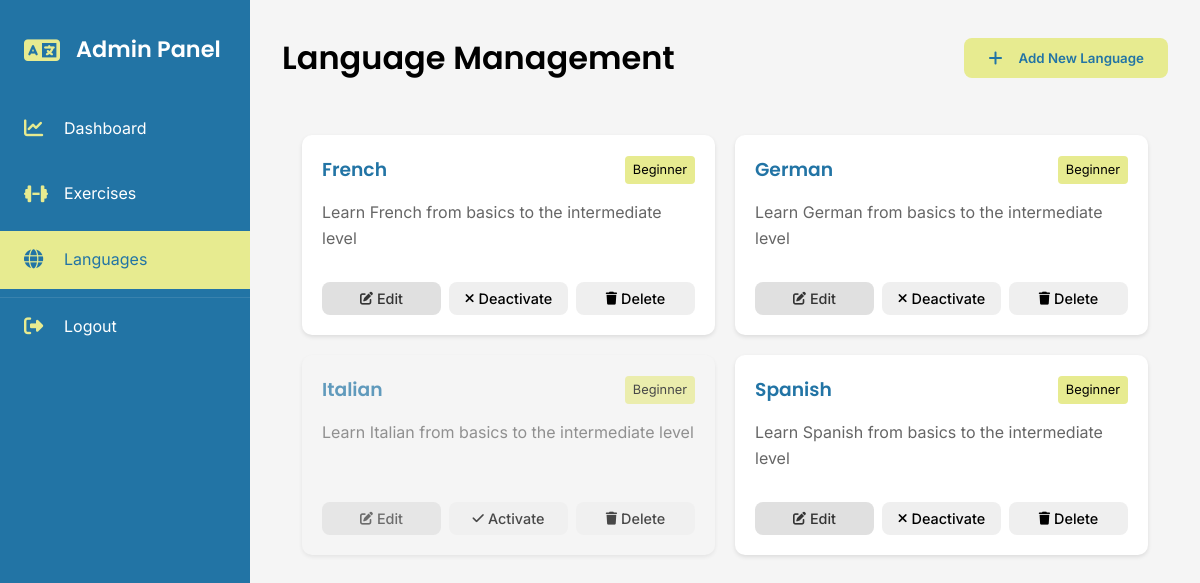
Page /view/admin/languages.php (signed in) on the earlier database version.
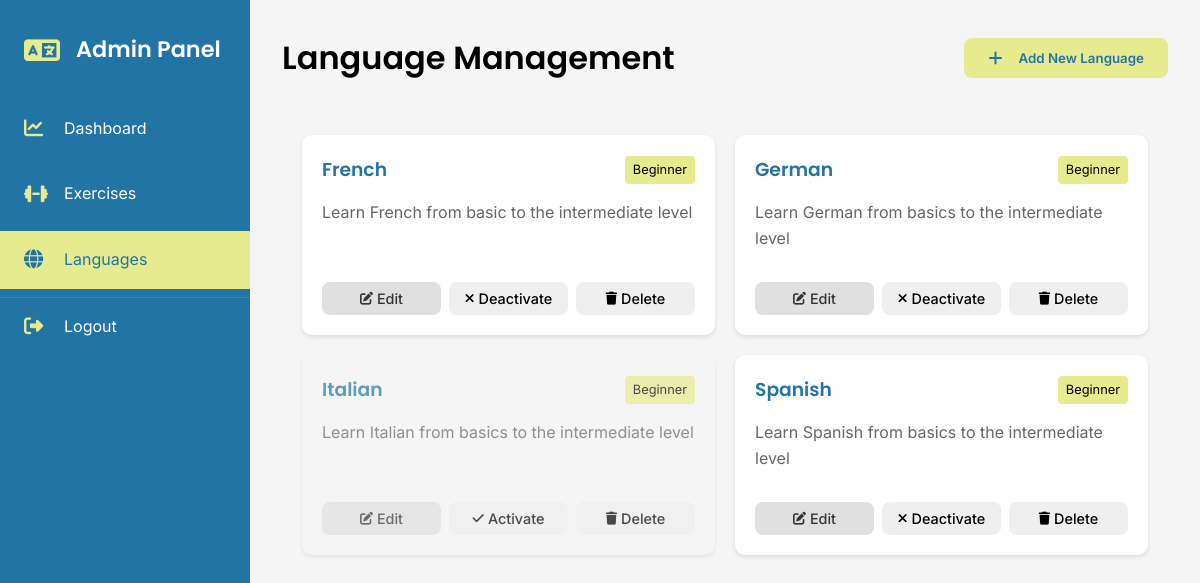
Same page on the later database version.
### tables this page shows
CREATE TABLE `languages` (
  `languageId` int(11) NOT NULL,
  `languageName` varchar(50) NOT NULL,
  `level` enum('Beginner','Intermediate','Advanced') NOT NULL,
  `description` text DEFAULT NULL,
  `active` tinyint(1) DEFAULT 1,
  `languageCode` varchar(2) NOT NULL DEFAULT 'en'
);

### view/admin/languages.php (the view, shortened to what this page needs)
<?php
require_once '../../config/db_connect.php';
$languages = $pdo->query("SELECT * FROM languages ORDER BY languageName")->fetchAll();
?>
<!DOCTYPE html>
<html lang="en">
<head>
    <link rel="stylesheet" href="https://cdnjs.cloudflare.com/ajax/libs/font-awesome/6.5.1/css/all.min.css">
    <link rel="stylesheet" href="../../assets/css/styles.css">
    <link rel="stylesheet" href="../../assets/css/admin/dashboard.css">
    <link rel="stylesheet" href="../../assets/css/admin/languages.css">
</head>
<body>
    <div class="admin-container">
        <?php include 'includes/sidebar.php'; ?>
        <main class="main-content">
            <div class="content-header">
                <h1>Language Management</h1>
                <button class="btn btn-primary" onclick="showAddLanguageModal()">
                    <i class="fas fa-plus"></i> Add New Language
                </button>
            </div>
            <div class="languages-grid">
                <?php foreach ($languages as $language): ?>
                    <div class="language-card <?= $language['active'] ? 'active' : 'inactive' ?>" data-id="<?= $language['languageId'] ?>">
                        <div class="language-header">
                            <h3><?= htmlspecialchars($language['languageName']) ?></h3>
                            <span class="level-badge"><?= htmlspecialchars($language['level']) ?></span>
                        </div>
                        <p class="description"><?= htmlspecialchars($language['description']) ?></p>
                        <div class="language-actions">
                            <button class="btn btn-secondary" onclick="editLanguage(<?= htmlspecialchars(json_encode($language)) ?>)">
                                <i class="fas fa-edit"></i> Edit
                            </button>
                            <button class="btn <?= $language['active'] ? 'btn-danger' : 'btn-success' ?>"
                                    onclick="toggleLanguage(<?= $language['languageId'] ?>, <?= $language['active'] ?>)">
                                <i class="fas fa-<?= $language['active'] ? 'times' : 'check' ?>"></i>
                                <?= $language['active'] ? 'Deactivate' : 'Activate' ?>
                            </button>
                            <button class="btn btn-danger" onclick="confirmDeleteLanguage(<?= $language['languageId'] ?>, '<?= htmlspecialchars($language['languageName']) ?>')">
                                <i class="fas fa-trash"></i> Delete
                            </button>
                        </div>
                    </div>
                <?php endforeach; ?>
            </div>
        </main>
    </div>
</body>
</html>

Differences in the rows shown:
changed languages "French": description "Learn French from basics to the intermediate level" → "Learn French from basic to the intermediate level"
